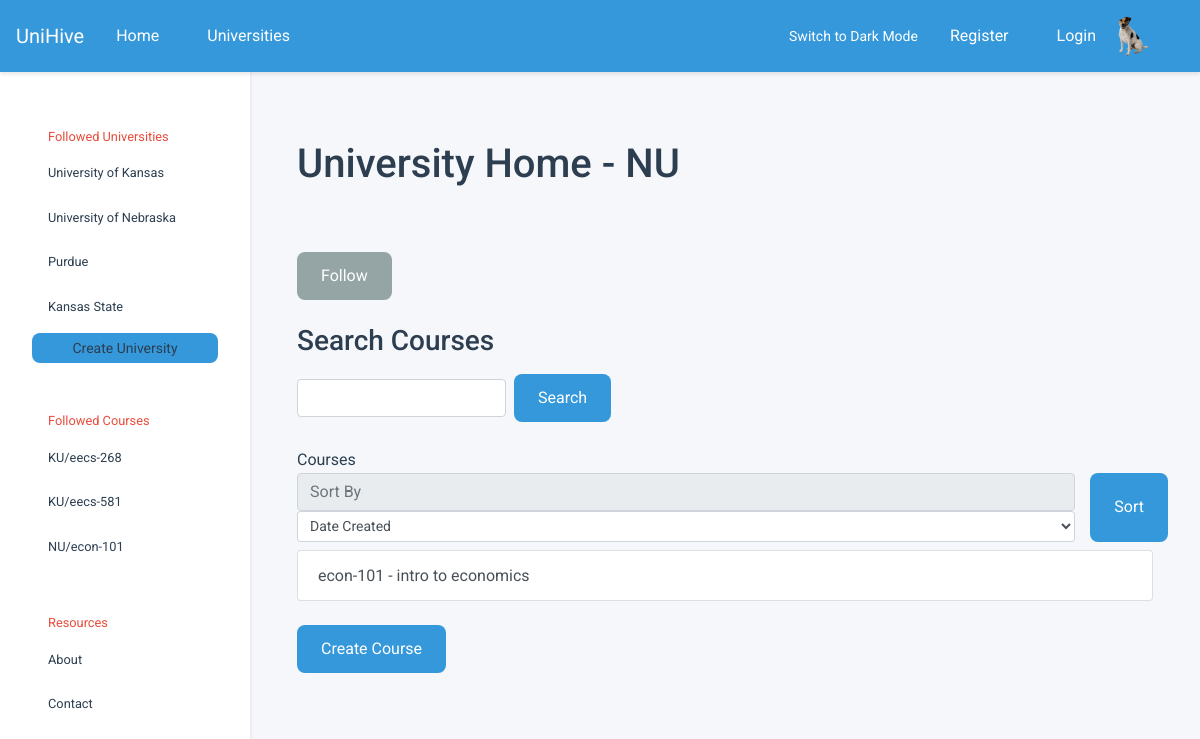
Screenshot of /u/NU with the database file from the repository.
### tables this page shows
CREATE TABLE universities (
            id          INTEGER PRIMARY KEY,
            created     TIMESTAMP DEFAULT CURRENT_TIMESTAMP NOT NULL,
            name        VARCHAR UNIQUE NOT NULL,
            acronym     VARCHAR UNIQUE,
            description VARCHAR,
            logo        VARCHAR
        );

CREATE TABLE courses (
            id            INTEGER PRIMARY KEY AUTOINCREMENT,
            created       TIMESTAMP DEFAULT CURRENT_TIMESTAMP NOT NULL,
            name          VARCHAR NOT NULL,
            description   VARCHAR,
            course_number VARCHAR,
            department    INTEGER,
            hours         INTEGER,
            university    INTEGER NOT NULL,
            popularity_score INTEGER DEFAULT 0 
        );

### main.py (the view, shortened to what this page needs)
@app.route("/u")
@app.route("/u/<university_acro>", methods =["GET", "POST"])
def university(university_acro=None, university_name=None):
    current_university = University.get_university_by_acronym(university_acro)
    if current_university is None:
        return render_template('404.html'), 404
    return render_template('university_home.html', university = current_university)

### db.py (called while the page is built)
def query(query: str, parameters: tuple = tuple(), *, count: int = None):
    try:
        cursor = connection.cursor()               # Create a database cursor
        result = cursor.execute(query, parameters) # Execute the query safely
        connection.commit()                        # Commit the changes to DB
        if count is None:                  # If the count was not set
            return result.fetchall()       # Fetch every row in query
        if count == 1:                     # If the count was set one
            return result.fetchone()       # Fetch a single query row
        else:                              # If count was other value
            return result.fetchmany(count) # Fetch desired row amount
    except sqlite3.Error as e:
        print("[QUERY ERROR]", e)
        return False
    finally:
        cursor.close()

### department.py (called while the page is built)
    @staticmethod
    def get_department_by_id(id: int):
        params = query(
            "SELECT id, name, abbreviation, university FROM departments WHERE id = ?",
            (id,),
            count = 1
        )
        if not params: return None # Department not found
        return Department(*params) # Construct department object

### main.py (called while the page is built)
@app.context_processor
def inject_default():
    return dict(
        USERS   = USERS,
        SESSION = SESSION,
        active  = None
    )

### university.py (called while the page is built)
    @property
    def courses(self):
        from course import Course
        query_str = f"""
                SELECT id, name, description, course_number, department
                FROM courses
                WHERE university = ?
                ORDER BY {self.sort_course_type} desc;
            """
        return [Course(*params, self.id) for params in query(
           query_str,
            (self.id,)
        )]

    @staticmethod
    def get_university_by_id(id: int):
        params = query(
            "SELECT id, name, acronym, description FROM universities WHERE id = ?;",
            (id,),
            count = 1
        )
        if not params: return None # University not found
        return University(*params) # Construct university object

    @staticmethod
    def get_university_by_acronym(acronym: str):
        params = query(
            "SELECT id, name, acronym, description FROM universities WHERE acronym = ?;",
            (acronym.upper(),),
            count = 1
        )
        if not params: return None # University not found
        return University(*params) # Construct university object

### templates/university_home.html (shortened to what this page needs)
{% extends 'base.html' %} {% block sidebar_content %} {% endblock %} {% block
content_title %}University Home - {{university.acronym}}{% endblock %} {% block
content_subtitle %}
<form action="{{course}}" method="post">
  <button
    type="submit"
    class="btn btn-secondary mt-3"
    name="follow-btn"
    value="follow"
  >
    Follow
  </button>
</form>
<h3>Search Courses</h3>
<form class="form-inline" action={{url_for('search_course', university_acro=university.acronym)}} method="POST">
  <input class="form-control mr-sm-2" type="search" name="search-content" aria-label="Search" required/>
  <button class="btn btn-outline-success my-2 my-sm-0" type="submit">
    Search
  </button>
</form>
<br />
Courses {% endblock %} {% block content_main %}
<form method="POST">
  <div class="row w-10 mb-2">
    <div class="col">
      <input
        class="form-control w-20"
        type="text"
        placeholder="Sort By"
        readonly
      />
      <select
        class="form-control form-control-sm"
        id="sort-type"
        name="sort-type"
        for="sort-type"
      >
        <option>Date Created</option>
      </select>
    </div>
    <button type="submit" class="btn btn-primary">Sort</button>
  </div>
</form>
<div class="list-group">
  {% for course in university.courses %}
  <a
    href="{{url_for('course', university_acro=university.acronym, course=course.name_combined)}}"
    class="list-group-item list-group-item-action"
    >{{course.name_combined}} - {{course.name}}</a
  >
  {% endfor %}
</div>
<a href="{{url_for('create_course', university_acro=university.acronym)}}"
  ><button type="button" class="btn btn-dark mt-4">Create Course</button></a
>
{% endblock %}

### templates/base.html (shortened to what this page needs)
<!doctype html>
<html lang="en">
  <head>
    <link
      rel="stylesheet"
      href="https://cdn.jsdelivr.net/npm/bootstrap@4.0.0/dist/css/bootstrap.min.css"
    />
    <link rel="stylesheet" href="{{url_for('static', filename='main.css')}}" />
  </head>
  <body>
    <nav class="navbar navbar-expand-lg navbar-custom fixed-top">
      <div class="container-fluid">
        <div class="d-flex align-items-center">
          <a class="navbar-brand" href="/">UniHive</a>
          <div class="collapse navbar-collapse" id="navbarNavDropdown">
            <ul class="navbar-nav">
              <li class="nav-item">
                <a class="nav-link" href="{{ url_for('home') }}">Home</a>
              </li>
              <li class="nav-item">
                <a class="nav-link" href="#">Universities</a>
              </li>
            </ul>
          </div>
        </div>
        <div class="d-flex align-items-center">
          <button id="theme-toggle" class="btn btn-outline-light btn-sm me-2">
          </button>
          {% if SESSION.current_user_id %}
          <span class="text-light mr-3"
            >Logged in, {{ USERS[SESSION.current_user_id].username }}</span
          >
          <a
            href="{{ url_for('profile') }}"
            class="btn btn-outline-light btn-sm me-2"
            >Profile</a
          >
          <a
            href="{{ url_for('logout') }}"
            class="btn btn-outline-light btn-sm me-2"
            >Logout</a
          >
          <img
            src="{{ url_for('static', filename='profile_pic.jpg') }}"
            class="rounded-circle profile-img"
            alt="Profile"
          />
          {% else %}
          <a class="nav-link" href="{{ url_for('register') }}">Register</a>
          <a
            class="nav-link d-flex align-items-center gap-2"
            href="{{ url_for('login') }}"
          >
            <span>Login</span>
            <img
              src="{{ url_for('static', filename='profile_pic.jpg') }}"
              class="rounded-circle profile-img"
              alt="Default Profile"
            />
          </a>
          {% endif %}
        </div>
      </div>
    </nav>
    <div class="sidebar">
      <div class="sidebar-header">Followed Universities</div>
      {% for followed_university in
      USERS[SESSION.current_user_id].followed_universities %}
      <a
        href="{{url_for('university', university_acro=followed_university.acronym)}}"
        >{{followed_university.name}}</a
      >
      {% endfor %} {% block sidebar_content %} {% endblock %}
      <a
        href="{{url_for('create_university')}}"
        class="btn navbar-toggler btn-sm text-center"
        role="button"
        aria-disabled="true"
        >Create University</a
      >
      <div class="sidebar-header">Followed Courses</div>
      {% for followed_course in USERS[SESSION.current_user_id].followed_courses
      %}
      <a
        href="{{url_for('course', university_acro=followed_course.university.acronym, course=followed_course.name_combined)}}"
        >{{followed_course.university.acronym}}/{{followed_course.name_combined}}</a
      >
      {% endfor %}
      <div class="sidebar-header">Resources</div>
      <a href="#">About</a>
      <a href="#">Contact</a>
    </div>
    <div class="content">
      <div class="container">
        <h1 class="my-5 text-left">{% block content_title %}{% endblock %}</h1>
        <h2 class="my-4 text-left">
          {% block content_subtitle %}{% endblock %}
        </h2>
        {% block content_main %} {% endblock %}
      </div>
    </div>
  </body>
</html>

### static/main.css (style rules this page uses)
:root { --background-color: #f5f7fa; --text-color: #2c3e50; --primary-color: #3498db; --secondary-color: #95a5a6; --accent-color: #e74c3c; --card-bg-color: #ffffff; --card-shadow: rgba(0, 0, 0, 0.1); --link-hover-bg: #ecf0f1; --border-radius: 8px; --transition-speed: 0.3s; }
* { margin: 0; padding: 0; box-sizing: border-box; font-family: "Roboto", sans-serif; }
body { background-color: var(--background-color); color: var(--text-color); line-height: 1.6; transition: background-color var(--transition-speed), color var(--transition-speed); }
.navbar { background-color: var(--primary-color); color: #fff; padding: 1rem 2rem; box-shadow: 0 4px 6px var(--card-shadow); position: fixed; top: 0; left: 0; right: 0; z-index: 1030; }
.navbar a { color: #fff; text-decoration: none; margin-right: 1rem; transition: color var(--transition-speed); }
.sidebar { position: fixed; top: 55px; left: 0; width: 250px; height: calc(100vh - 55px); background-color: var(--card-bg-color); color: var(--text-color); padding: 2rem; display: flex; flex-direction: column; font-size: 0.8rem; border-radius: var(--border-radius); box-shadow: 0 2px 4px var(--card-shadow); }
.sidebar a { display: block; padding: 0.5rem 1rem; margin-bottom: 0.5rem; color: var(--text-color); text-decoration: none; border-radius: var(--border-radius); transition: background-color var(--transition-speed), color var(--transition-speed); }
.sidebar-header { margin-top: 2rem; color: var(--accent-color); padding: 0.5rem 1rem; }
.content { margin-left: 250px; margin-top: 60px; padding: 2rem; }
.btn { display: inline-block; background-color: var(--primary-color); color: #fff; padding: 0.75rem 1.5rem; border: none; border-radius: var(--border-radius); cursor: pointer; transition: background-color var(--transition-speed), transform var(--transition-speed); }
.btn-secondary { background-color: var(--secondary-color); }
h1, h2, h3, h4, h5, h6 { color: var(--text-color); margin-bottom: 1rem; }

### templates/base.html (style rules this page uses)
.navbar { padding: 0.5rem 1rem; box-shadow: 0 2px 4px rgba(0, 0, 0, 0.1); }
.navbar .container-fluid { padding: 0; }
.nav-link { padding: 0.5rem 1rem !important; }
.profile-img { margin-left: 1em; width: 40px; height: 40px; object-fit: cover; }
.me-2 { margin-right: 0.5rem !important; }
.btn-sm { padding: 0.25rem 0.5rem; font-size: 0.875rem; }

### rows the page displays
universities: name "University of Kansas"
universities: name "University of Nebraska", acronym "NU"
universities: name "Purdue"
universities: name "Kansas State"
courses: university.acronym "KU", name_combined "eecs-268"
courses: university.acronym "KU", name_combined "eecs-581"
courses: university.acronym "NU", name_combined "econ-101", name "intro to economics"
